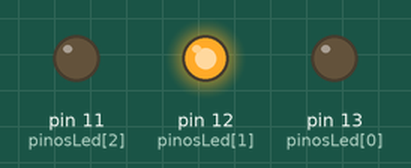
The sketch below on a simulated Arduino Uno, built with avr-gcc and run on an emulated ATmega328P. Shown: output pins drawn as LEDs (lit = HIGH).

Above: at 0.15 s.
At 3.15 s:
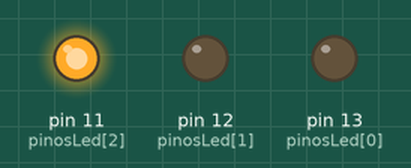
At 5.55 s:
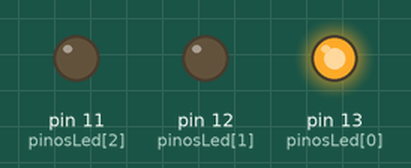
At 7.65 s:
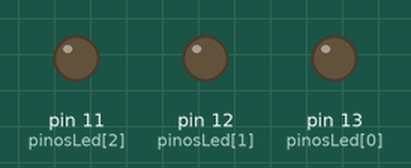
Timing chart, 0 to 8.3 s (numbered marks = the images above):
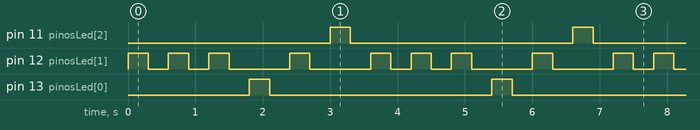

Measured:
- by itself, pin 11 (pinosLed[2]), pin 13 (pinosLed[0]): alternates HIGH for 0.30 s and LOW for 3.3 s
- by itself, pin 12 (pinosLed[1]): repeats every 3.6 s: 2 × (LOW 0.30 s, HIGH 0.30 s), 2 × (LOW 0.90 s, HIGH 0.30 s)
- by itself, everything shown: repeats every 3.6 s, in 12 steps

The sketch:

Q3.ino
```cpp
int pinosLed[] = {13, 12, 11};  // 13 = vermelho, 12 = amarelo, 11 = verde (por exemplo)
int tempo = 300;

void setup() {
  for (int i = 0; i < 3; i++) {
    pinMode(pinosLed[i], OUTPUT);
  }
}

void loop() {
  // 🔸 Piscar o LED amarelo (pino 12) 3 vezes
  for (int i = 0; i < 3; i++) {
    digitalWrite(pinosLed[1], HIGH);  // Liga o amarelo
    delay(tempo);
    digitalWrite(pinosLed[1], LOW);   // Desliga o amarelo
    delay(tempo);
  }

  // 🔁 Agora faz a sequência normal dos LEDs
  for (int i = 0; i < 3; i++) {
    digitalWrite(pinosLed[i], HIGH);
    delay(tempo);
    digitalWrite(pinosLed[i], LOW);
    delay(tempo);
  }
}
```
